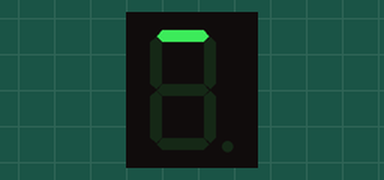
Simulated run of this sketch. Board: Arduino Uno, built with avr-gcc and run on an emulated ATmega328P. Parts: 1-digit seven-segment display. Wiring (inferred from the names in the program): 1-digit 7-segment display, segments lit when HIGH: segments pin 2, pin 3, pin 4, pin 5, pin 6, pin 7, pin 8, pin 9. The segment pins are drawn as the display they are named for.

Above: at 0.05 s.
At 0.45 s:
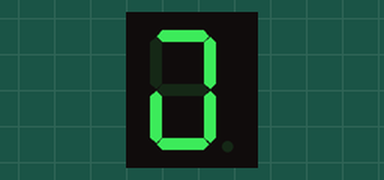
At 0.95 s:
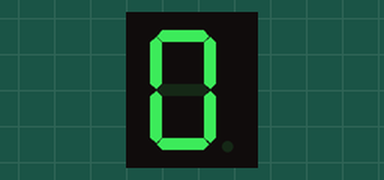
At 1.35 s:
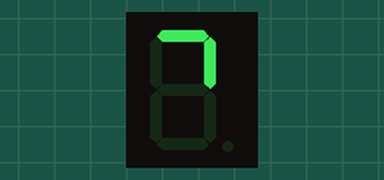
At 1.95 s:
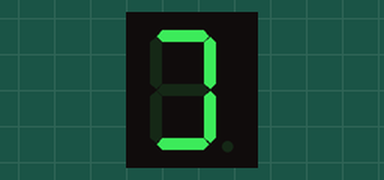

Measured:
- by itself, everything shown: repeats every 1.6 s, in 16 steps

The sketch:

2-9_in_order.ino
```cpp
int a = 2;
int b = 3;
int c = 4;
int d = 5;
int e = 6;
int f = 7;
int g = 8;
int h = 9;


void setup() {
  pinMode(a,OUTPUT);
  pinMode(b,OUTPUT);
  pinMode(c,OUTPUT);
  pinMode(d,OUTPUT);
  pinMode(e,OUTPUT);
  pinMode(f,OUTPUT);
  pinMode(g,OUTPUT);
  pinMode(h,OUTPUT);

}

void loop() {
  // on
  digitalWrite(a,HIGH);
  delay(100);
  digitalWrite(b,HIGH);
  delay(100);
  digitalWrite(c,HIGH);
  delay(100);
  digitalWrite(d,HIGH);
  delay(100);
  digitalWrite(e,HIGH);
  delay(100);
  digitalWrite(f,HIGH);
  delay(100);
  digitalWrite(g,HIGH);
  delay(100);
  digitalWrite(h,HIGH);
  delay(100);
  // off
  digitalWrite(h,LOW);
  delay(100);
  digitalWrite(g,LOW);
  delay(100);
  digitalWrite(f,LOW);
  delay(100);
  digitalWrite(e,LOW);
  delay(100);
  digitalWrite(d,LOW);
  delay(100);
  digitalWrite(c,LOW);
  delay(100);
  digitalWrite(b,LOW);
  delay(100);
  digitalWrite(a,LOW);
  delay(100);


}
```
